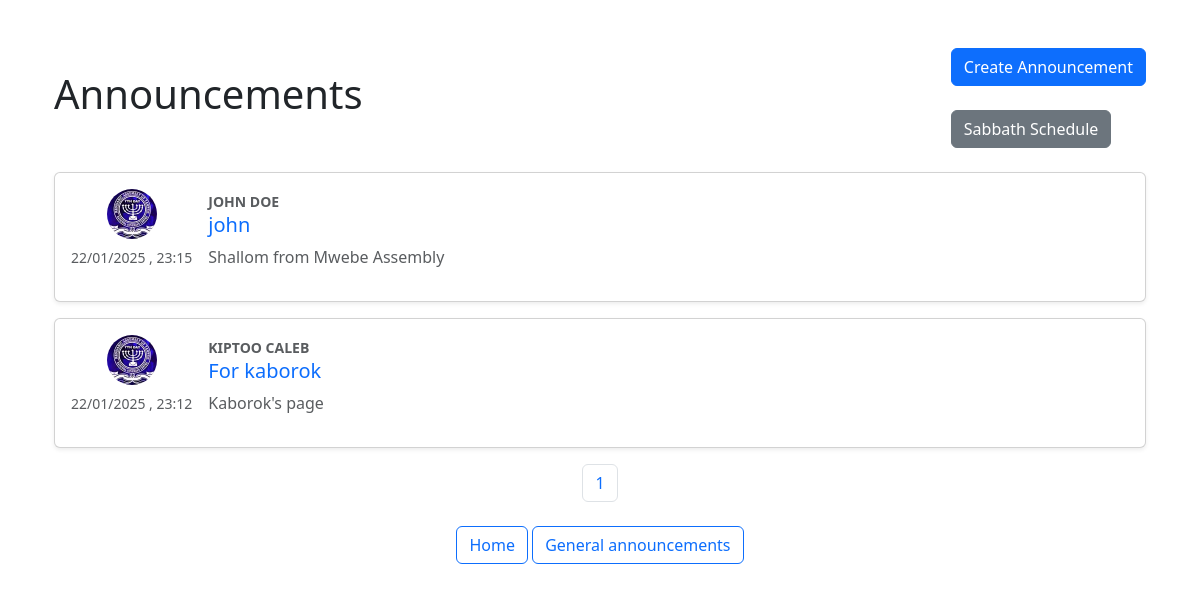
Page /announcements (signed in) on the committed database.
### application/models.py (models this page shows, shortened)
class Announcement(db.Model):
    id = db.Column(db.Integer, primary_key=True)
    title = db.Column(db.String(100), nullable=False)
    content = db.Column(db.Text, nullable=False)
    branch = db.Column(db.String(50), nullable=False)
    date_posted = db.Column(db.DateTime, nullable=False, default=datetime.utcnow)
    user_id = db.Column(db.Integer, db.ForeignKey('user.id'), nullable=False)

class User(db.Model, UserMixin):
    id = db.Column(db.Integer, primary_key=1)
    firstname = db.Column(db.String(20), nullable=False)
    lastname = db.Column(db.String(20),  nullable=False)
    email = db.Column(db.String(120), unique=1, nullable=0)
    username = db.Column(db.String(20), unique=True, nullable=False)
    role = db.Column(db.String(20), nullable=False, default='member')
    branch = db.Column(db.String(20), nullable=False)
    date_of_birth = db.Column(db.Date, nullable=False)
    image_file = db.Column(db.String(20), nullable=False, default='default.jpg')
    password = db.Column(db.String(60), nullable=False)
    posts = db.relationship('Announcement', backref='author', lazy=True)

### application/announcements/routes.py (the view)
@announcements_bp.route('/announcements')
def announcements():
    if not current_user.is_authenticated:
        abort(403)
    user_branch = current_user.branch  # Get the user's branch
    page = request.args.get('page', 1, type=int)
    announcements = Announcement.query.filter_by(branch=user_branch)\
                                      .order_by(Announcement.date_posted.desc())\
                                      .paginate(page=page, per_page=15)
    return render_template('announcements.html', title='Announcements', announcements=announcements)

### application/models.py (called while the page is built)
@login_manager.user_loader
def load_user(user_id):
    return User.query.get(int(user_id))

### application/templates/announcements.html
{% extends "layout.html" %}
{% block content %}
<div class="container py-4">
  <div class="d-flex justify-content-between align-items-center mb-4">
    <h1 class="display-6">Announcements</h1> <br>
    <div>
      <a href="{{ url_for('announcements.create_announcement') }}" class="btn btn-primary">Create Announcement</a> <br> <br>
      <a href="{{ url_for('announcements.sabbath_schedule') }}" class="btn btn-secondary">Sabbath Schedule</a>
    </div>
  </div>
  {% for announcement in announcements %}
    <div class="card mb-3 shadow-sm">
      <div class="card-body d-flex align-items-start">
        <div class="d-flex flex-column align-items-center me-3" style="min-width: 60px;">
          <img src="{{ url_for('static', filename='profile_pics/' + announcement.author.image_file) }}" alt="Author" class="rounded-circle" style="width: 50px; height: 50px; object-fit: cover;">
          <small class="text-muted mt-2">{{ announcement.date_posted.strftime('%d/%m/%Y , %H:%M') }}</small>
        </div>
        <div class="flex-grow-1">
            <b><small class="text-muted mt-2">{{ announcement.author.firstname }} {{announcement.author.lastname}}</small></b>
          <h5>
            <a href="{{ url_for('announcements.show_announcement', announcement_id=announcement.id) }}" class="text-decoration-none text-primary">
              {{ announcement.title }}
            </a>
          </h5>
          <p class="text-muted">{{ announcement.content }}</p>
        </div>
      </div>
    </div>
  {% endfor %}
  <nav aria-label="Announcements pagination">
    <ul class="pagination justify-content-center">
      {% for page_num in announcements.iter_pages() %}
        {% if page_num %}
          <li class="page-item">
            <a class="page-link" href="{{ url_for('announcements.announcements', page=page_num) }}">{{ page_num }}</a>
          </li>
        {% else %}
          <li class="page-item disabled"><span class="page-link">...</span></li>
        {% endif %}
      {% endfor %}
    </ul>
  </nav>
  <footer class="text-center mt-4">
    <a href="{{ url_for('main.home') }}" class="btn btn-outline-primary">Home</a>
    <a href="{{ url_for('announcements.general_announcements') }}" class="btn btn-outline-primary">General announcements</a>
  </footer>
</div>
{% endblock content %}

### rows in the picture
Announcement: image_file (placeholder picture), date_posted "22/01/2025 , 23:15", author.firstname "JOHN", author.lastname "DOE", title "john", content "Shallom from Mwebe Assembly"
Announcement: image_file (placeholder picture), date_posted "22/01/2025 , 23:12", author.firstname "KIPTOO", author.lastname "CALEB", title "For kaborok", content "Kaborok's page"

### other values in the picture
{{ page_num }} "1"
